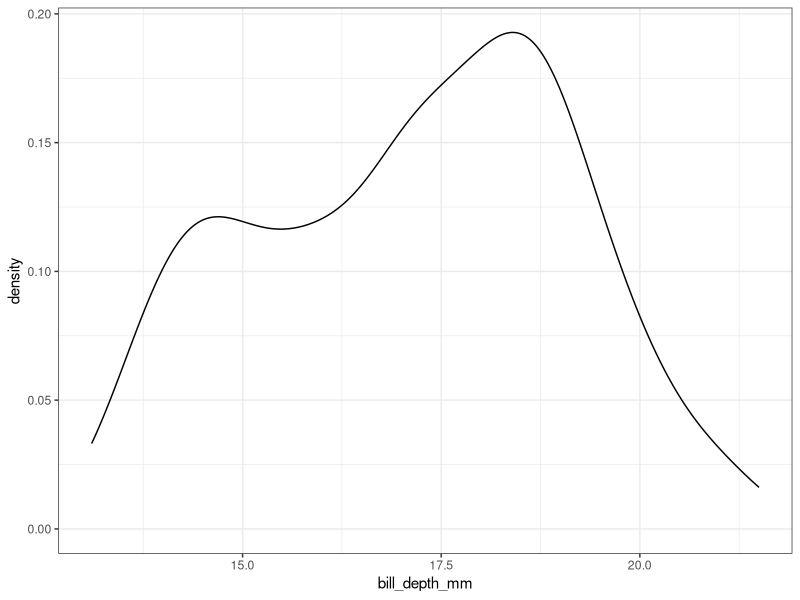
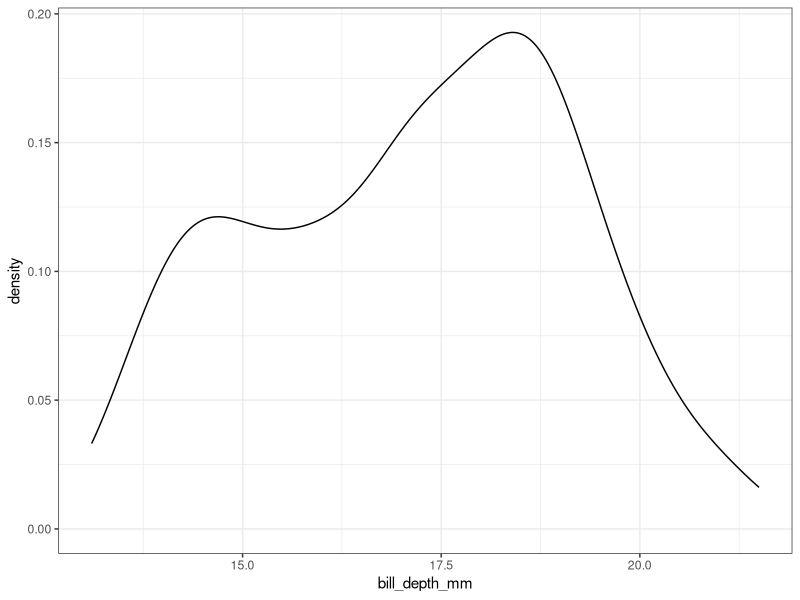
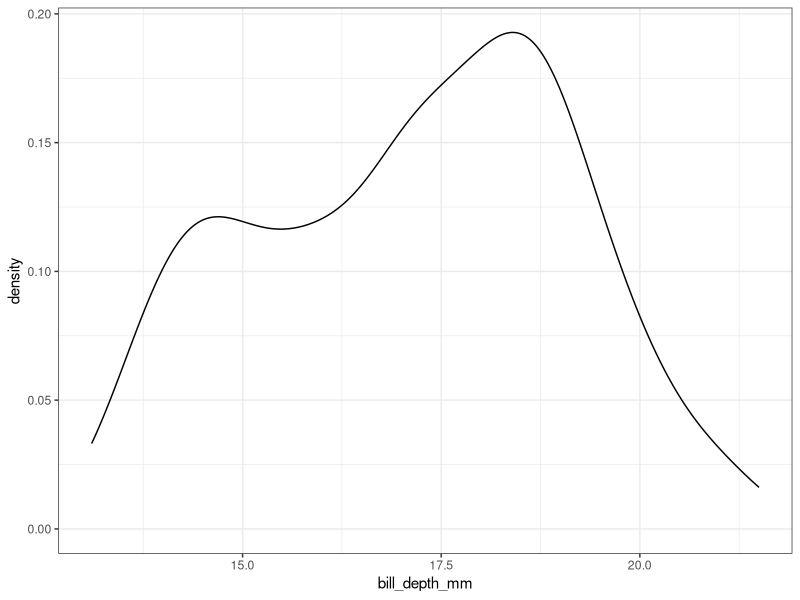
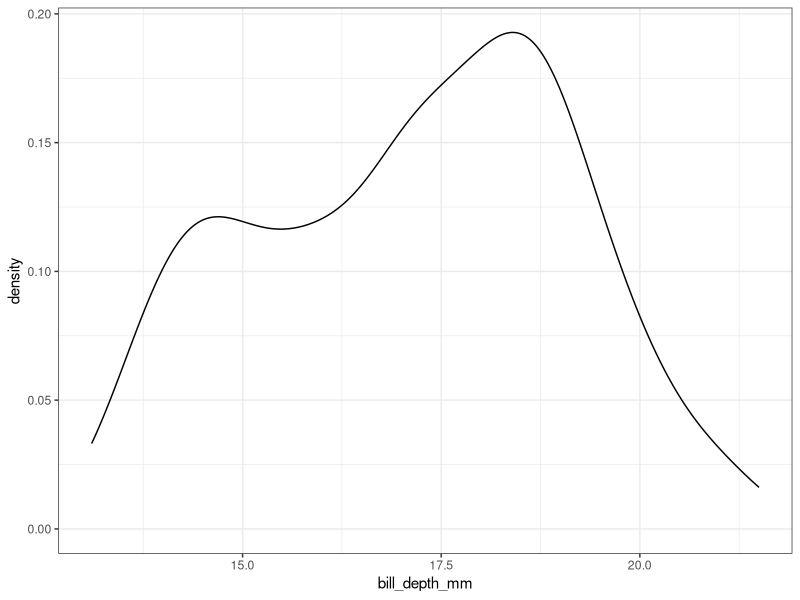
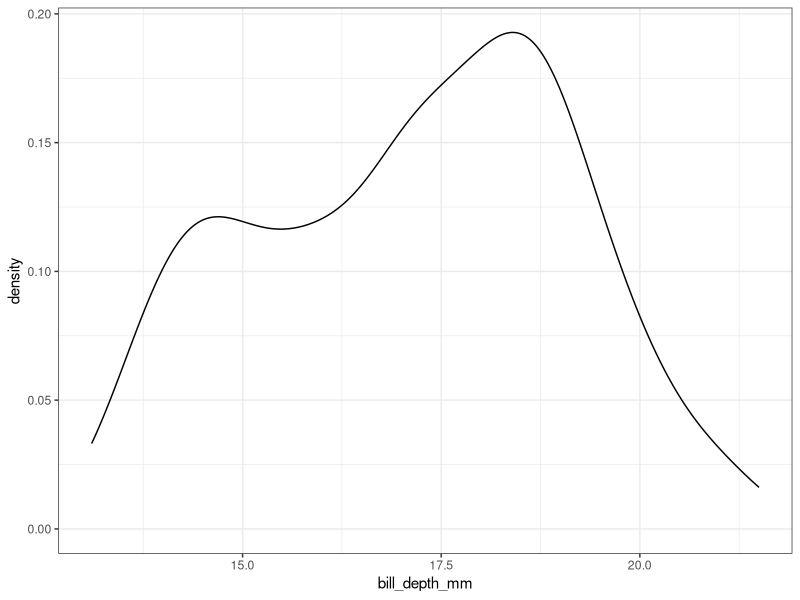
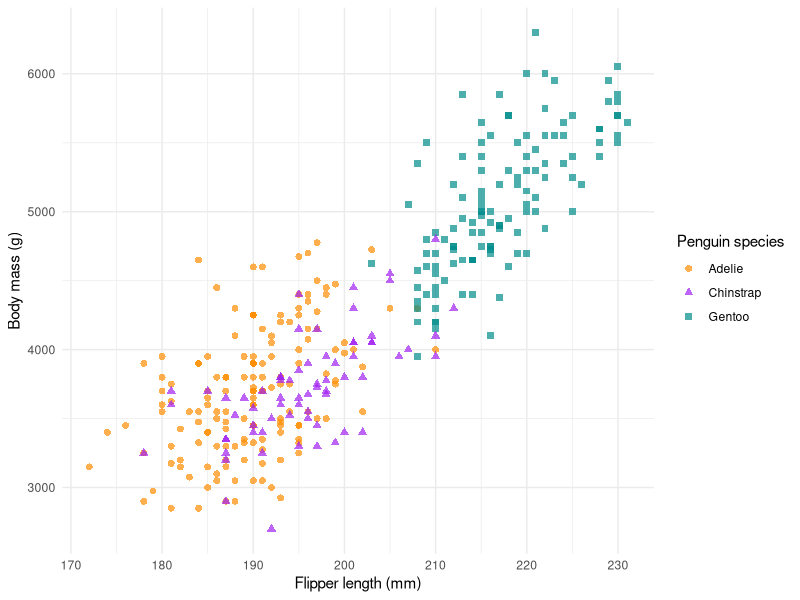

The R source for these figures, in order:
## ---- chunk 1
#| echo: fenced
2 + 2
## ---- chunk 2
#| echo: fenced

library(ggplot2)
library(palmerpenguins)
data(penguins)
## ---- chunk 3
#| echo: fenced

ggplot(data = penguins,
       mapping = aes(x = bill_depth_mm)) +
  geom_density() +
  theme_bw()
## ---- chunk 4
#| echo: fenced
#| warning: false

ggplot(data = penguins,
       mapping = aes(x = bill_depth_mm)) +
  geom_density() +
  theme_bw()
## ---- chunk 5
#| echo: fenced
#| warning: false
#| code-fold: true


ggplot(data = penguins,
       mapping = aes(x = bill_depth_mm)) +
  geom_density() +
  theme_bw()
## ---- chunk 6
#| echo: fenced
#| warning: false
#| fig-align: center 
#| fig-width: 4
#| fig-asp: 0.9
#| fig-cap: "Distribution of bill depth sizes"

ggplot(data = penguins,
       mapping = aes(x = bill_depth_mm)) +
  geom_density() +
  theme_bw()
## ---- chunk 7
#| echo: fenced
#| warning: false
#| fig-align: center 
#| fig-width: 4
#| fig-asp: 0.9
#| fig-cap: "Distribution of bill depth sizes"
#| label: fig-billdepth

ggplot(data = penguins,
       mapping = aes(x = bill_depth_mm)) +
  geom_density() +
  theme_bw()
## ---- chunk 8
#| echo: fenced
#| tbl-align: center 
#| tbl-cap: "First 5 rows and columns of the penguins dataset"
#| label: tbl-pengdata

knitr::kable(head(penguins[,1:5]))
## ---- chunk 9
#| echo: false
#| results: asis
cat("Example: The penguins dataset is composed of `` `r nrow(penguins)` `` observations.")
## ---- chunk 10
    #| code-fold: true
    #| eval: false
    knitr::kable(head(penguins))
## ---- chunk 11
    #| code-fold: true
    #| eval: false
    g <- ggplot(penguins, aes(x = flipper_length_mm, 
                                  y = body_mass_g)) +
          geom_point(aes(color = species, shape = species), 
                     size = 2, 
                     alpha = 0.7) + 
          scale_color_manual(values = c("darkorange","purple","cyan4")) + 
          labs(x = "Flipper length (mm)", 
               y = "Body mass (g)", 
               color = "Penguin species", 
               shape = "Penguin species") + 
          theme_minimal()

    g
